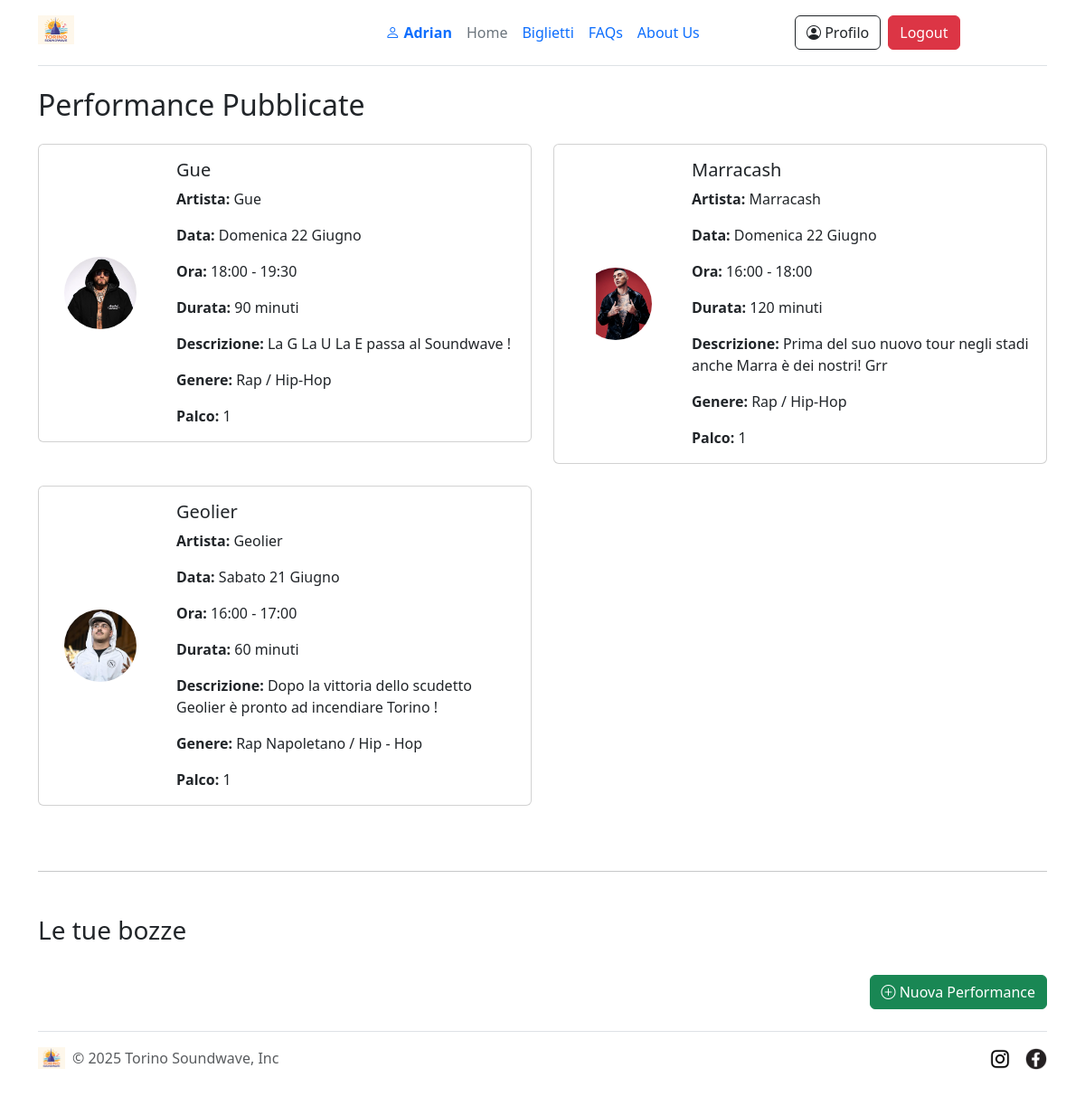
/profilo_organizzatore (signed in), run on the app's committed database.
### tables this page shows
CREATE TABLE "utenti" (
	"id"	INTEGER,
	"nome"	TEXT NOT NULL,
	"cognome"	TEXT NOT NULL,
	"email"	TEXT NOT NULL UNIQUE,
	"password"	TEXT NOT NULL UNIQUE,
	"tipo"	TEXT NOT NULL,
	PRIMARY KEY("id" AUTOINCREMENT)
);

CREATE TABLE "performances" (
	"id"	INTEGER,
	"data"	TEXT NOT NULL,
	"ora_inizio"	INTEGER NOT NULL,
	"ora_fine"	TEXT NOT NULL,
	"descrizione"	TEXT NOT NULL,
	"nome_artista"	TEXT NOT NULL,
	"numero_artisti"	INTEGER NOT NULL,
	"img_artista"	TEXT NOT NULL,
	"genere"	TEXT NOT NULL,
	"is_visibile"	INTEGER NOT NULL,
	"id_palco"	INTEGER NOT NULL,
	"id_organizzatore"	INTEGER NOT NULL,
	PRIMARY KEY("id" AUTOINCREMENT),
	FOREIGN KEY("id_organizzatore") REFERENCES "utenti"("id"),
	FOREIGN KEY("id_palco") REFERENCES "palchi"("id")
);

### app.py (the view)
@app.route("/profilo_organizzatore", methods=["GET", "POST"])
@login_required
def profilo_organizzatore():
    if session.get('tipo') != 'organizzatore':
        flash("Accesso non autorizzato.", "danger")
        return redirect(url_for("home"))
    pubblicate = performances_dao.get_performances_pubbliche_organizzatore(current_user.id)
    bozze = performances_dao.get_bozze_organizzatore(current_user.id)
    palchi = palchi_dao.get_palchi()
    artisti = {
        perf[0]: (perf[5], perf[7]) for perf in pubblicate + bozze
    }
    return render_template(
        "profilo_organizzatore.html",
        pubblicate=pubblicate,
        bozze=bozze,
        palchi=palchi,
        artisti=artisti
    )

### app.py (called while the page is built)
@login_manager.user_loader
def load_user(user_id):
    user_data = utenti_dao.get_utente_id(user_id)
    if user_data:
        return User(
            id=user_data[0],
            nome=user_data[1],
            cognome=user_data[2],
            email=user_data[3],
            password=user_data[4],
            tipo=user_data[5]
        )
    return None

### palchi_dao.py (called while the page is built)
def get_palchi():
    sql = "SELECT * FROM palchi"
    conn = sqlite3.connect("soundwave.db")
    cursor = conn.cursor()
    cursor.execute(sql)
    palchi = cursor.fetchall()
    cursor.close()
    conn.close()
    return palchi

### performances_dao.py (called while the page is built)
def get_performances_pubbliche_organizzatore(id_organizzatore):
    sql = """
        SELECT * FROM performances
        WHERE is_visibile = 1 AND id_organizzatore = ?
        ORDER BY
            CASE data
                WHEN 'Venerdì 20 Giugno' THEN 1
                WHEN 'Sabato 21 Giugno' THEN 2
                WHEN 'Domenica 22 Giugno' THEN 3
                ELSE 4
            END DESC,
            ora_inizio DESC
    """
    conn = sqlite3.connect("soundwave.db")
    cursor = conn.cursor()
    cursor.execute(sql, (id_organizzatore,))
    results = cursor.fetchall()
    cursor.close()
    conn.close()
    return results

def get_bozze_organizzatore(id_organizzatore):
    sql = "SELECT * FROM performances WHERE is_visibile = 0 AND id_organizzatore = ?"
    conn = sqlite3.connect("soundwave.db")
    cursor = conn.cursor()
    cursor.execute(sql, (id_organizzatore,))
    results = cursor.fetchall()
    cursor.close()
    conn.close()
    return results

### utenti_dao.py (called while the page is built)
def get_utente_id(u_id):
    sql ="SELECT * FROM utenti WHERE id = ?"
    conn = sqlite3.connect("soundwave.db")
    cursor = conn.cursor()
    cursor.execute(sql, (u_id,))
    user = cursor.fetchone()
    cursor.close()
    conn.close()
    return user

### templates/profilo_organizzatore.html (shortened to what this page needs)
{% extends "base.html" %}
{% block contenuto %}
<div class="container">
  <h2 class="mb-4">Performance Pubblicate</h2>
  <div class="row">
    {% for perf in pubblicate %}
    <div class="col-md-6 mb-4">
      <div class="card">
        <div class="row g-0 h-100">
          <div class="col-md-3 d-flex align-items-center justify-content-center p-3">
            <img src="{{ url_for('static', filename=artisti[perf[0]][1]) }}" class="rounded-circle"
              style="width: 80px; height: 80px; object-fit: cover;" alt="Foto artista {{ artisti[perf[0]][0] }}">
          </div>
          <div class="col-md-9">
            <div class="card-body">
              <h5 class="card-title">{{ perf[5] }}</h5>
              <p class="card-text"><strong>Artista:</strong> {{ artisti[perf[0]][0] }}</p>
              <p class="card-text"><strong>Data:</strong> {{ perf[1] }}</p>
              <p class="card-text"><strong>Ora:</strong> {{ perf[2] }} - {{ perf[3] }}</p>
              <p class="card-text"><strong>Durata:</strong>
                {{ (perf[3][:2]|int - perf[2][:2]|int) * 60 + (perf[3][3:5]|int - perf[2][3:5]|int) }} minuti
              </p>
              <p class="card-text"><strong>Descrizione:</strong> {{ perf[4] }}</p>
              <p class="card-text"><strong>Genere:</strong> {{ perf[8] }}</p>
              <p class="card-text"><strong>Palco:</strong> {{ perf[10] }}</p>
            </div>
          </div>
        </div>
      </div>
    </div>
    {% endfor %}
  </div>
  <hr class="my-5">
  <h3>Le tue bozze</h3>
  <div class="text-end my-4">
    <button class="btn btn-success" data-bs-toggle="modal" data-bs-target="#modalNuovaPerformance">
      <i class="bi bi-plus-circle"></i> Nuova Performance
    </button>
  </div>
</div>
{% endblock %}

### templates/base.html (shortened to what this page needs)
<!DOCTYPE html>
<html lang="it">
<head>
  <link href="https://cdn.jsdelivr.net/npm/bootstrap@5.3.3/dist/css/bootstrap.min.css" rel="stylesheet">
  <link rel="stylesheet" href="https://cdn.jsdelivr.net/npm/bootstrap-icons@1.11.3/font/bootstrap-icons.min.css">
</head>
<body>
  <div class="container">
    <header class="d-flex flex-wrap align-items-center justify-content-between py-3 mb-4 border-bottom">
      <div class="col-md-3 mb-2 mb-md-0">
        <a href="{{ url_for('home') }}" class="d-inline-flex link-body-emphasis text-decoration-none">
          <img src="{{ url_for('static', filename='images/logo.png') }}" alt="Logo" width="40" height="32">
        </a>
      </div>
      <ul class="nav col-12 col-md-auto mb-2 justify-content-center mb-md-0">
        {% if current_user.is_authenticated %}
        <li class="nav-item">
          <span class="nav-link px-2 fw-semibold text-primary">
            <i class="bi bi-person"></i> {{ current_user.nome }}
          </span>
        </li>
        {% endif %}
        <li><a href="{{ url_for('home') }}" class="nav-link px-2 link-secondary">Home</a></li>
        <li><a href="{{ url_for('biglietti') }}" class="nav-link px-2">Biglietti</a></li>
        <li><a href="{{ url_for('faq') }}" class="nav-link px-2">FAQs</a></li>
        <li><a href="{{ url_for('about') }}" class="nav-link px-2">About Us</a></li>
      </ul>
      <div class="col-md-3 text-end d-flex align-items-center gap-2">
        {% if not current_user.is_authenticated %}
        <a href="{{ url_for('login') }}" class="btn btn-outline-primary">Login</a>
        <a href="{{ url_for('signup') }}" class="btn btn-primary">Sign-up</a>
        {% else %}
        <a href="{{ url_for('profilo') }}" class="btn btn-outline-dark" title="Mio Profilo">
          <i class="bi bi-person-circle"></i> Profilo
        </a>
        <form action="{{ url_for('logout') }}" method="get" class="d-inline">
          <button type="submit" class="btn btn-danger">Logout</button>
        </form>
        {% endif %}
      </div>
    </header>
  </div>
  {% block contenuto %}{% endblock %}
  <div class="container">
    <footer class="d-flex flex-wrap justify-content-between align-items-center py-3 my-4 border-top">
      <div class="col-md-4 d-flex align-items-center">
        <a href="{{ url_for('home') }}" class="me-2 text-body-secondary text-decoration-none lh-1">
          <img src="{{ url_for('static', filename='images/logo.png') }}" alt="Logo" width="30" height="24">
        </a>
        <span class="text-body-secondary">© 2025 Torino Soundwave, Inc</span>
      </div>
      <ul class="nav col-md-4 justify-content-end list-unstyled d-flex">
        <li class="ms-3">
          <a class="text-body-secondary" href="#"><img src="{{ url_for('static', filename='images/instagram.jpg') }}"
              width="24" height="24" alt="Instagram"></a>
        </li>
        <li class="ms-3">
          <a class="text-body-secondary" href="#"><img src="{{ url_for('static', filename='images/facebook.jpg') }}"
              width="24" height="24" alt="Facebook"></a>
        </li>
      </ul>
    </footer>
  </div>
</body>
</html>

### data on the page
utenti: nome "Adrian"
performances: img_artista (picture), nome_artista "Gue", data "Domenica 22 Giugno", ora_inizio "18:00", ora_fine "19:30", ora_fine+ora_inizio "90", descrizione "La G La U La E passa al Soundwave !", genere "Rap / Hip-Hop", id_palco "1"
performances: img_artista (picture), nome_artista "Marracash", data "Domenica 22 Giugno", ora_inizio "16:00", ora_fine "18:00", ora_fine+ora_inizio "120", descrizione "Prima del suo nuovo tour negli stadi anche Marra è dei nostri! Grr", genere "Rap / Hip-Hop", id_palco "1"
performances: img_artista (picture), nome_artista "Geolier", data "Sabato 21 Giugno", ora_inizio "16:00", ora_fine "17:00", ora_fine+ora_inizio "60", descrizione "Dopo la vittoria dello scudetto Geolier è pronto ad incendiare Torino !", genere "Rap Napoletano / Hip - Hop", id_palco "1"
